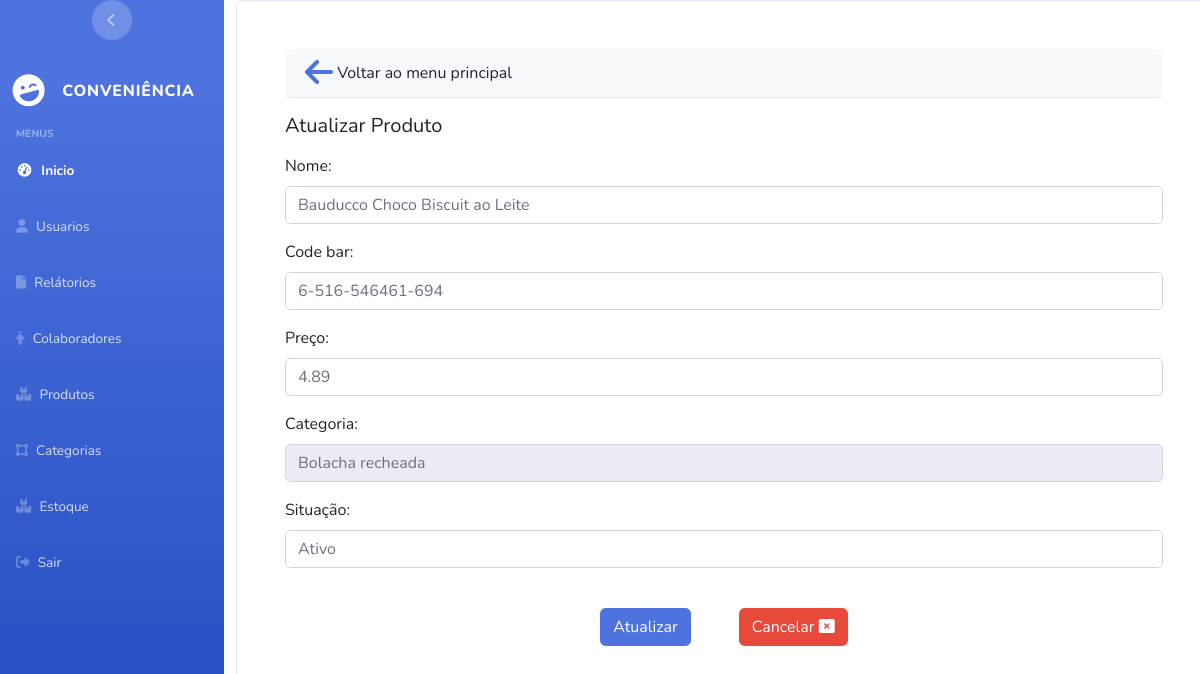
The page /product/update_product/1 (signed in) on the database as committed earlier.
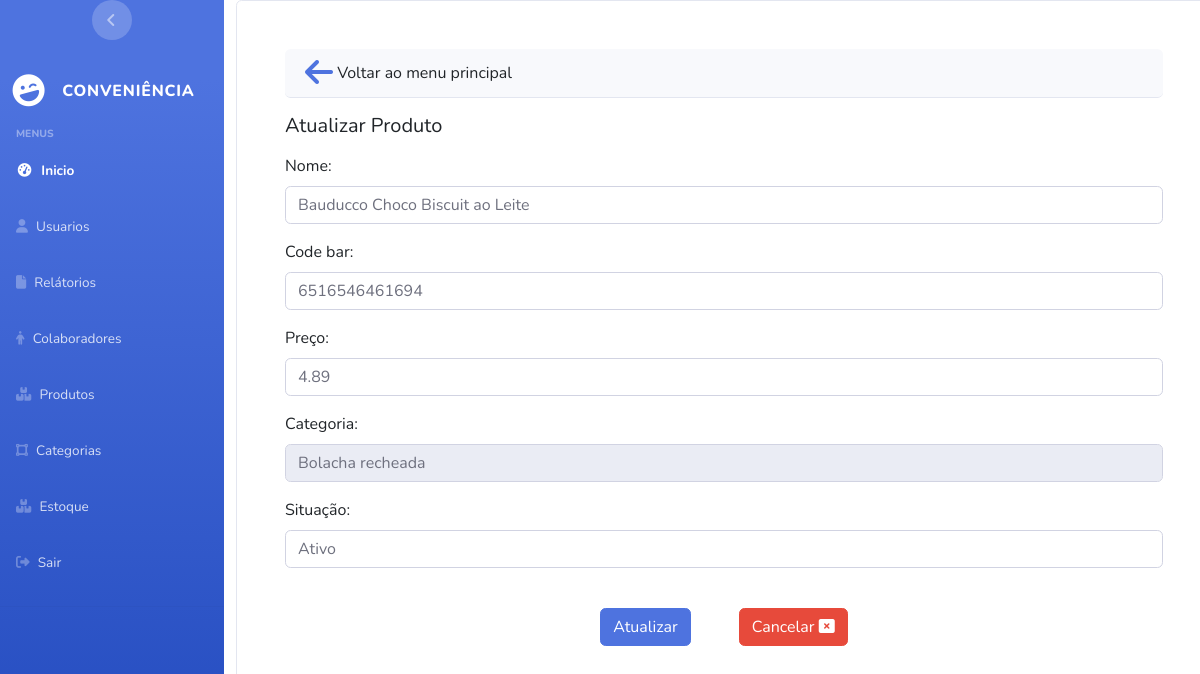
The same page on the database as committed later.
### apps/Product/models.py (models this page shows, shortened)
class Product(models.Model):
    name = models.CharField(max_length=50,unique=True)
    code_bar = models.CharField(max_length=16,unique=True)
    price = models.DecimalField(decimal_places=2,max_digits=5)
    active = models.IntegerField(default=status_type.Ativo ,choices=status_type.choices)
    category = models.ForeignKey(Category,on_delete=models.DO_NOTHING)

### apps/Category/models.py (models this page shows, shortened)
class Category(models.Model):
    name = models.CharField(unique=True,max_length=99,default="Nome Categoria")
    description = models.TextField(blank=True)
    created_at = models.DateTimeField(auto_now_add=True)

### apps/Product/views.py (the view)
# urls.py: path('update_product/<int:id>',views.update_product, name='update_product'),
@user_passes_test(lambda user: user.is_superuser or user.is_staff,login_url='user:page_not_found')
@login_required(login_url="login_system")
def update_product(request,id):
    try:
        product_selected = Product.objects.get(id=id)
        form = registerProductForm(request.POST or None, instance=product_selected)
        if request.method == "POST":
            if form.is_valid():
                form.save()
                messages.success(request, "Atualizado com sucesso")
                return redirect('product:main_menu_product')
            else:
                messages.warning(request, "Dados Invalido")
    except Exception as e:
        print(f"Exceção lançada ao salvar a atualização do produto  -  {e}")
    return render(request,'product/update_product.html',{'form':form})

### apps/Product/forms.py
class registerProductForm(ModelForm):
    code_bar = forms.CharField(widget=forms.TextInput(attrs={"placeholder": "Codigo de Barras","class": "form-control","onchange":"validateCodeBar(this)"}),max_length=18)
    active = forms.ChoiceField(choices=status_type.choices,widget=forms.Select(attrs={'class': 'form-control '}),label= 'Situação')
    class Meta:
        model = Product
        fields = ['name','code_bar','price','category','active']
        labels = {
                  'name':"Nome",
                  'code_bar':'Codigo De Barras',
                  'price':'Preço',
                  'category':'Categoria',
                  }
        widgets = {
                   'name': forms.TextInput(attrs={"placeholder": "Nome do Produto","class": "form-control","maxlength": "30"}),
                   'price': forms.TextInput(attrs={"placeholder": "Preço","class": "form-control","onchange":"inputPriceMask(this)"}),
                   'category':forms.Select(attrs={'class': 'form-control ','readonly':True}),
                   'active':forms.Select(attrs={'class': 'form-control ','readonly':True})
                   }

### templates/product/update_product.html (shortened to what this page needs)
{% extends 'base.html' %} {% block title %} Cadastro de Produtos {% endblock %}
{% block stylesheets %}{% endblock stylesheets %} {% block content %}
<div class="card p-5 vh-100">
     <div class="card-header rounded mb-3">
      <a href="{% url 'product:main_menu_product'%}">
          <i class="fa-sharp fa-solid fa-arrow-left fa-2xl"></i>
      </a>
      Voltar ao menu principal
  </div>
  <h5 class="mb-3">Atualizar Produto</h5>
  <form method="post">
    {% csrf_token %} {{ form.as_p }}
    <br/>
    <div class="d-flex justify-content-center" >
      <input type="submit" value="Atualizar" class="btn btn-primary "/>
      <a href="{% url 'product:main_menu_product'%}" class="btn btn-danger ms-5">
        Cancelar
    <i class="fa-solid fa-rectangle-xmark"></i>
    </a>
    </div>
  </form>
</div>
{% endblock content %} {% block javascripts %}{% endblock javascripts %}

Rows that differ between the two databases and show on the page:
changed Product "Bolacha recheada": code_bar "6-516-546461-694" → "6516546461694"
